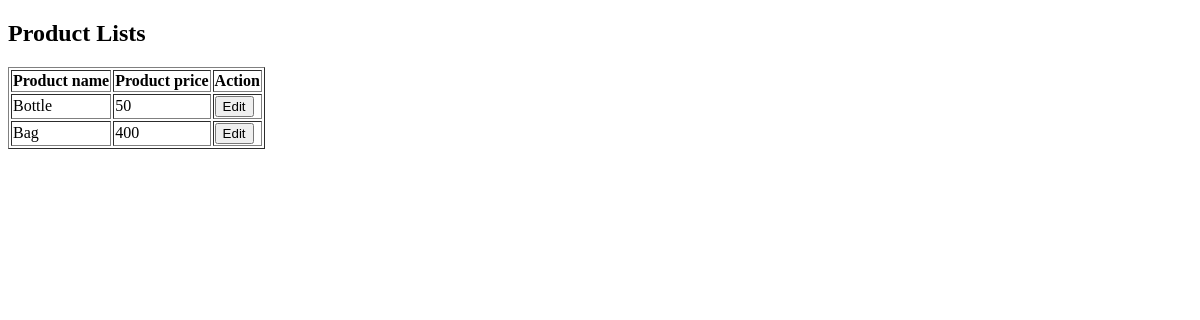
Page /product_lists/ on the earlier database version.
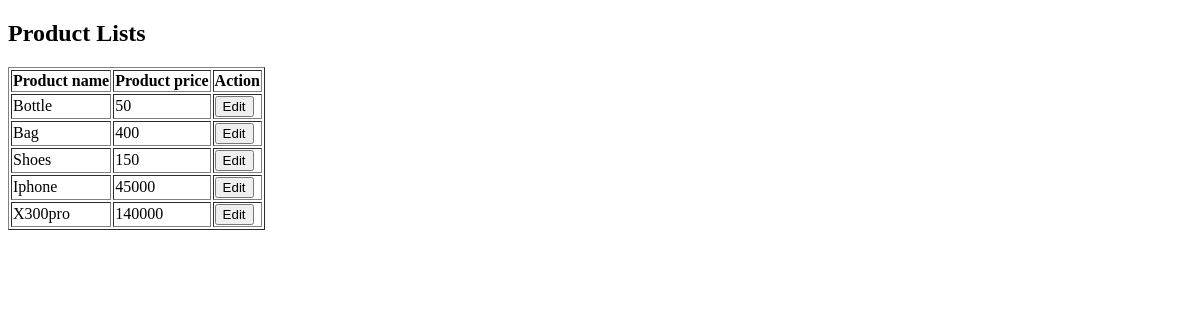
Same page on the later database version.
### demo/models.py (models this page shows, shortened)
class Items(models.Model):
    product=models.CharField(max_length=50)
    price=models.IntegerField()

### demo/views.py (the view)
# urls.py: path('product_lists/',views.product_list,name='product_list'),
def product_list(request):
    items=Items.objects.all()
    return render(request, "products.html",{"items":items})

### demo/templates/products.html
<!DOCTYPE html>
<html>
<body>
<h2>Product Lists</h2>
<table border="1">
<tr>
    <th>Product name</th>
    <th>Product price</th>
    <th>Action</th>
</tr>
{% for item in items %}
<tr>
    <td>{{item.product}}</td>
    <td>{{item.price}}</td>
    <td>
        <a href="{% url 'update_product' item.id %}">
            <button>Edit</button>
        </a>
    </td>
</tr>
{% endfor %}
</table>
</body>
</html>

Differences in the rows shown:
added Items: product "Shoes", price "150"
added Items: product "Iphone", price "45000"
added Items: product "X300pro", price "140000"
